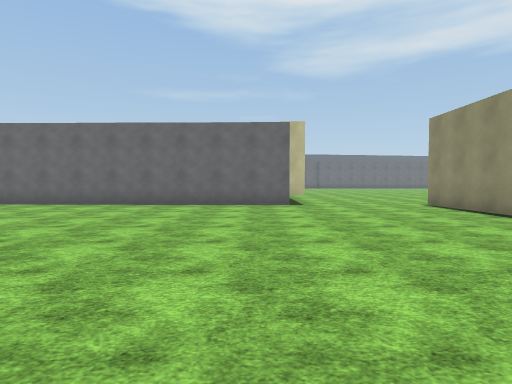
View 1 (above)

24 first-person views from a walk through a scene from a Unity 3-D project. The camera is 1.4 m above the floor, tilts 2° down and sees 75° across. The floor is counted in squares, 2 m on a side. Each view is taken from the middle of a square. On the plan, view 1 faces up. The plan holds only what a view shows up to about 10 squares ahead; the rest is blank. The place goes on beyond the plan. Flat ground stands in for the terrain. The player is left out. Surface patterns are stand-ins for the level's own textures.

View 2
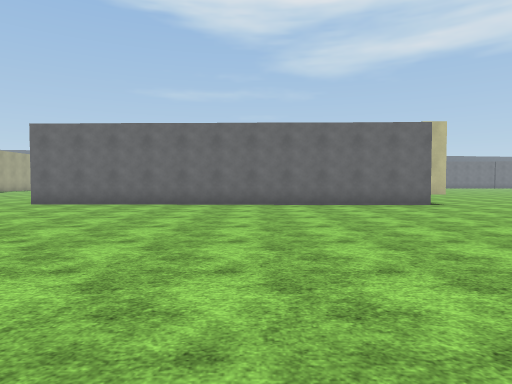

View 3
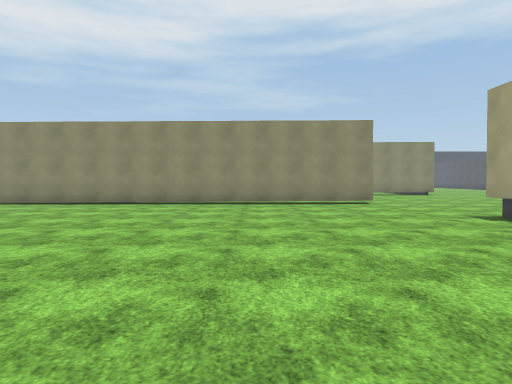

View 4
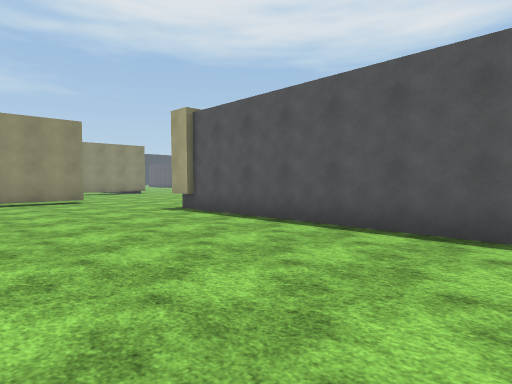

View 5
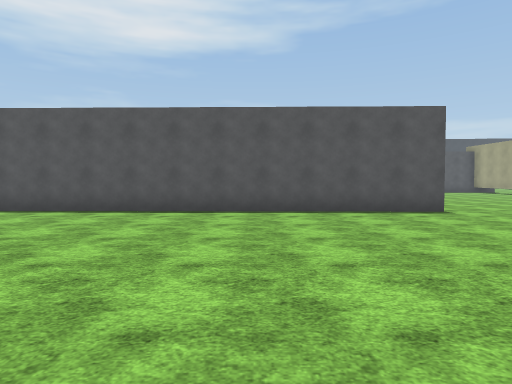

View 6
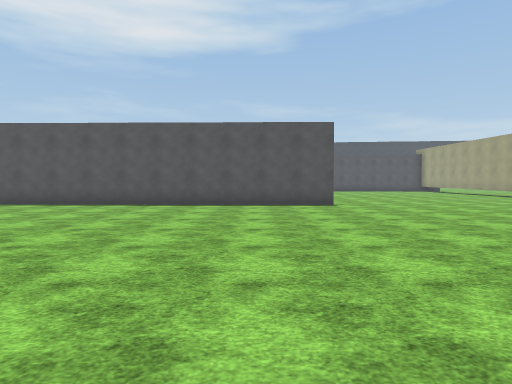

View 7
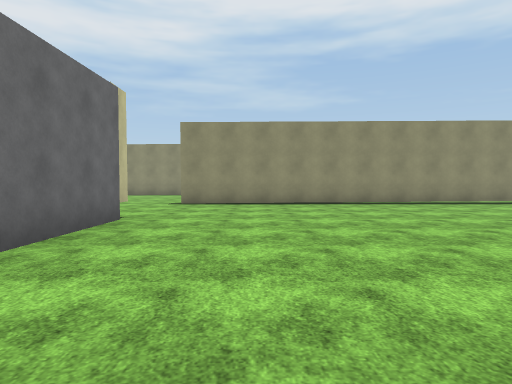

View 8
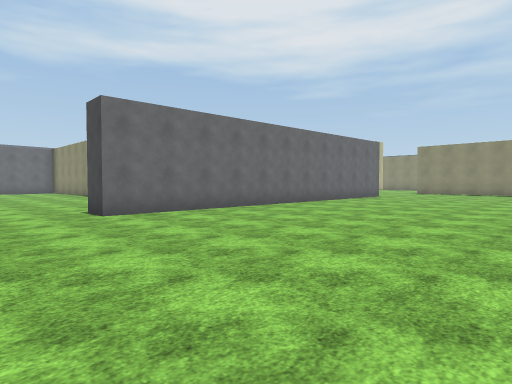

View 9
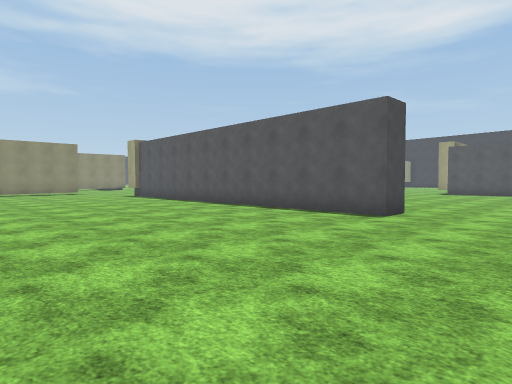

View 10
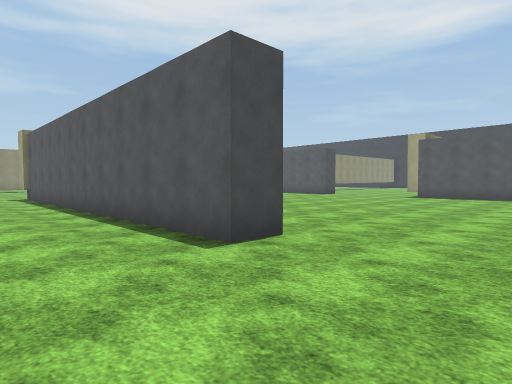

View 11
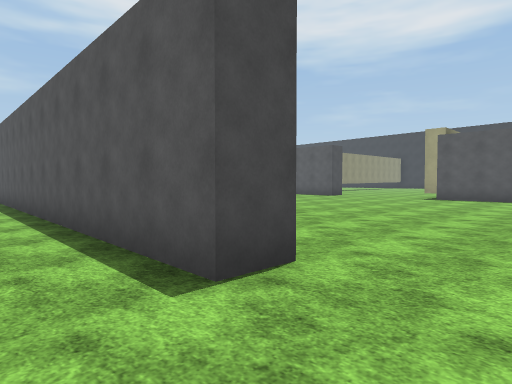

View 12
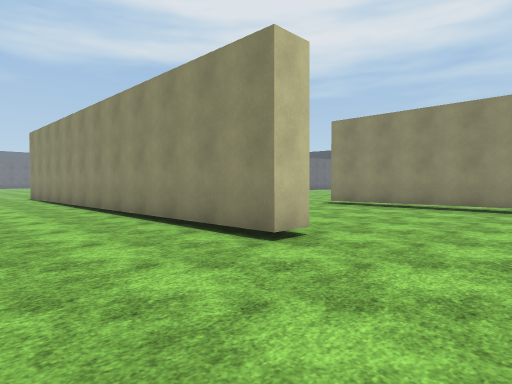

View 13
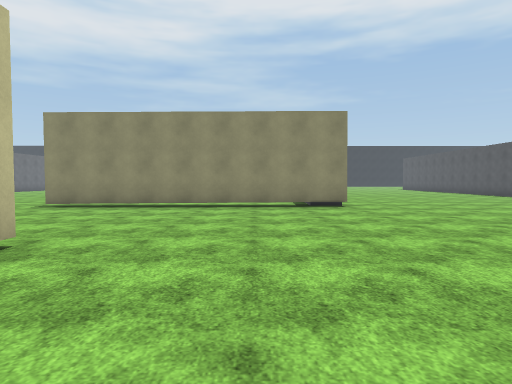

View 14
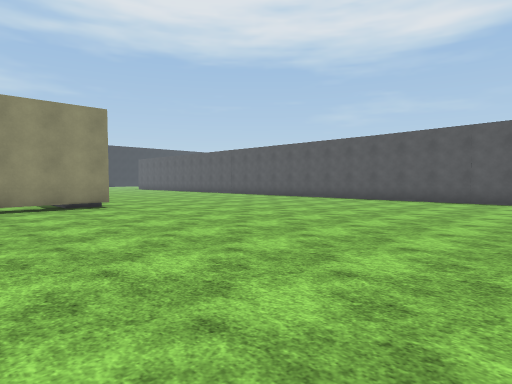

View 15
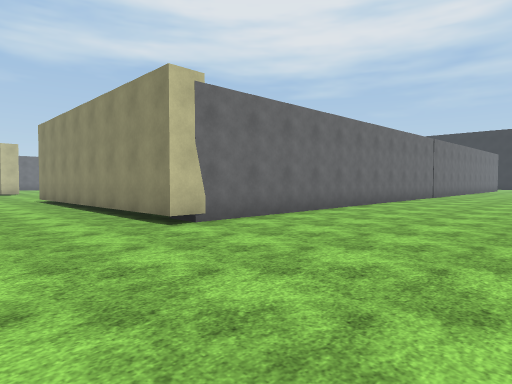

View 16
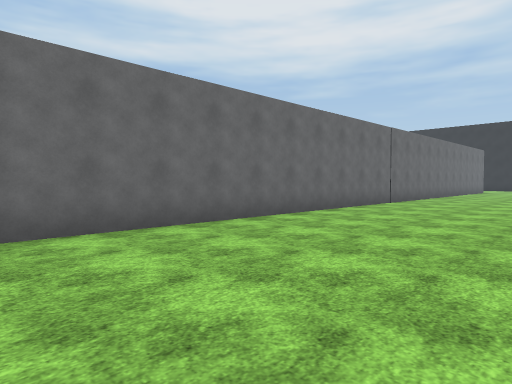

View 17
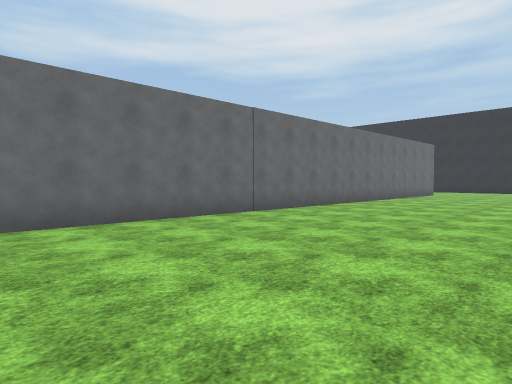

View 18
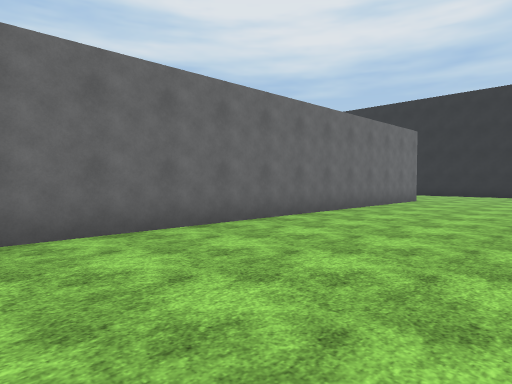

View 19
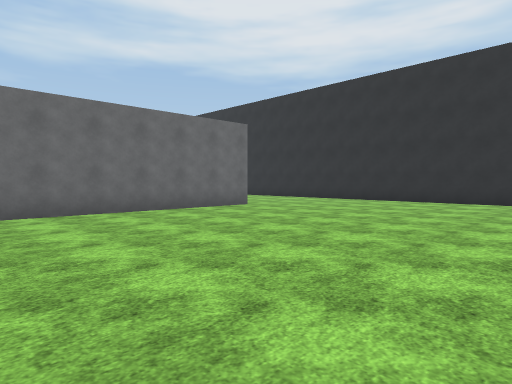

View 20
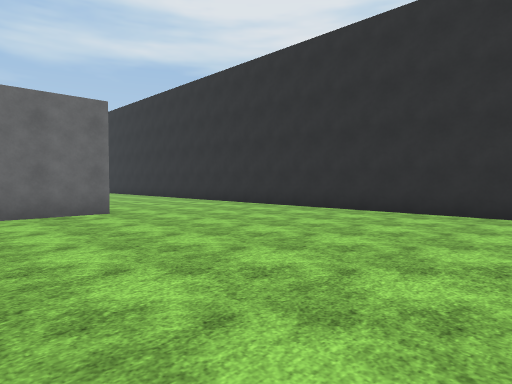

View 21
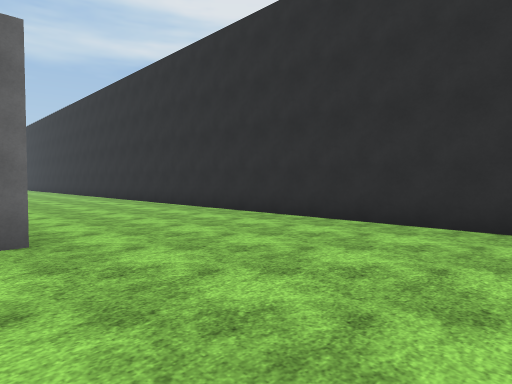

View 22
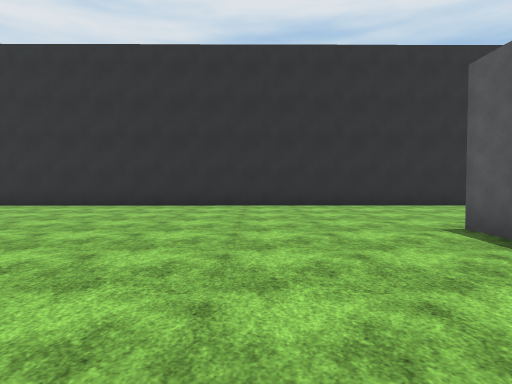

View 23
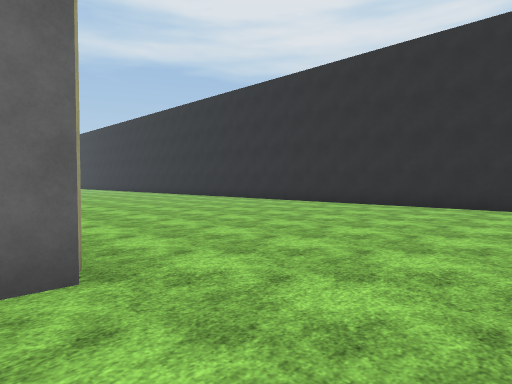

View 24
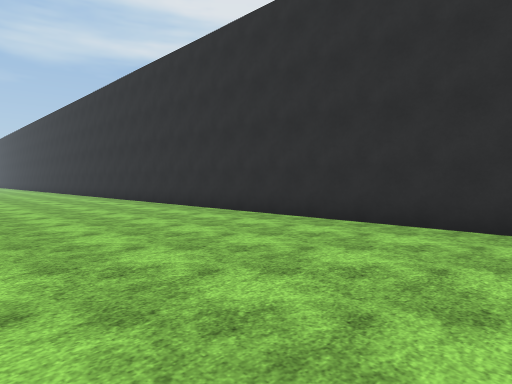

### Floor plan
Points are (right, up) in squares from view 1. A wall is a line through its corners. A room is listed if a view was taken in it or the views show most of it. See-through windows are left out.
Room 1 (views 1, 2, 3, 4, 5, 6, 7, 8, 9, 10, 11, 14)
walls: (0.8, -3.5) (1.5, -3.5); (-10.2, -4.3) (-10.2, -3.4) (1.3, -3.7); (1.5, 9.4) (-10.5, 9.7) (-10.5, 10.6); (4.8, -2.5) (4.7, 9.3)
ways out: opening at (3, -4) to room 2; opening at (5, 10) to room 2; opening at (-12, -4.7)
Room 2 (views 12, 13, 15, 16, 17, 18, 19, 20, 21, 22, 23, 24)
walls: (29.9, -1.6) (29.3, -1.6); (32.9, -7) (33.9, -7); (33.9, -7.9) (10.7, -7.4) (10.6, 0.5); (5.6, -2.4) (4.8, -2.5); (38.3, -14.1) (38.2, 6.9)
low walls: (11.2, -7.4) (11.2, -6.5)
ways out: opening at (3, -4) to room 1; opening at (5, 10) to room 1

Where each view was taken, in squares from view 1:
view 1: 0 up, 0 right, facing up
view 2: 0 up, 4 left, facing up
view 3: 1 up, 5 left, facing right
view 4: 1 up, 6 left, facing down-right
view 5: 4 up, 6 left, facing down
view 6: 6 up, 8 left, facing down
view 7: 7 up, 5 left, facing right
view 8: 3 up, 13 left, facing up-right
view 9: 3 up, 13 left, facing down-right
view 10: 1 down, 13 left, facing down-right
view 11: 2 down, 12 left, facing down-right
view 12: 5 down, 2 right, facing up-right
view 13: 5 down, 2 right, facing right
view 14: 4 down, 2 right, facing down-right
view 15: 12 down, 8 right, facing up-right
view 16: 12 down, 12 right, facing up-right
view 17: 13 down, 17 right, facing up-right
view 18: 12 down, 22 right, facing up-right
view 19: 15 down, 27 right, facing up-right
view 20: 15 down, 31 right, facing up-right
view 21: 12 down, 33 right, facing up-right
view 22: 4 down, 29 right, facing right
view 23: 4 down, 29 right, facing up-right
view 24: 2 down, 33 right, facing up-right
